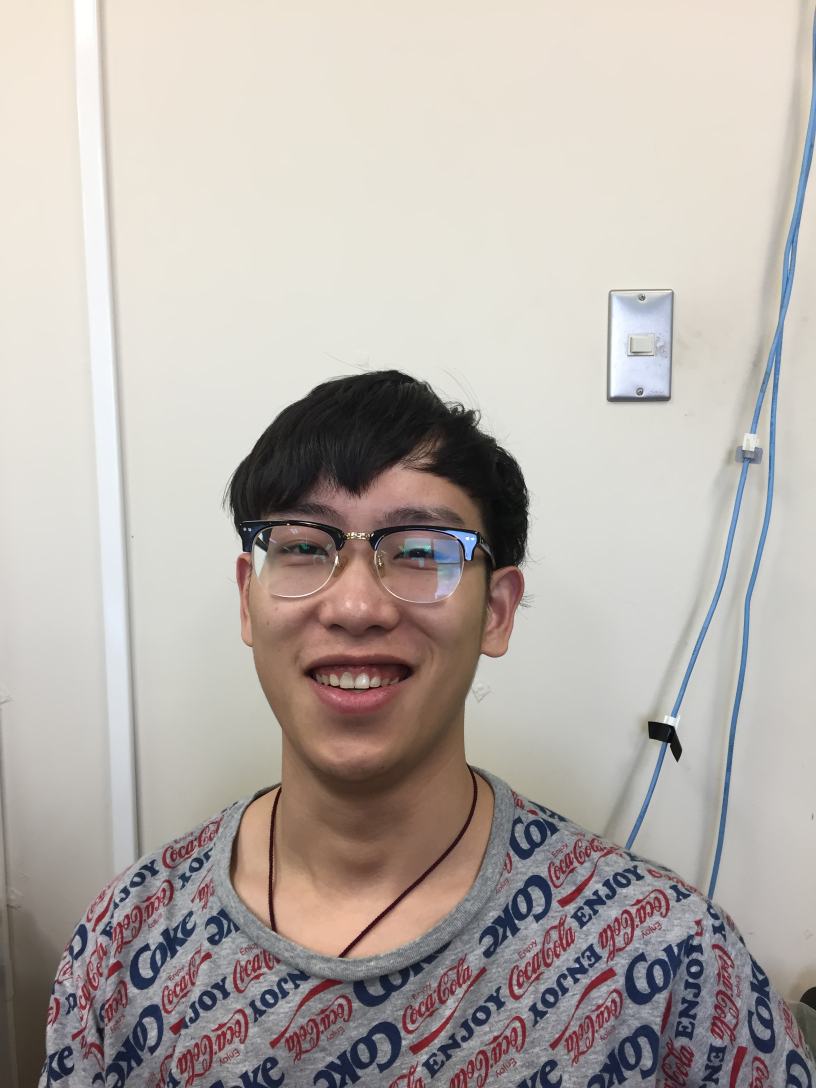
#> input picture test/files/pan_s.JPG, 2448 x 3264 px (shown at 1/3 size)
$ python evaluate.py   (Python 2 division)
#> lines starting #> are read from the running program, lines starting #| are printed output that depends on the picture
# -- coding: utf-8 --

import os
import numpy as np
import tensorflow as tf
import load_data
import model

import cv2

from PIL import Image
import matplotlib.pyplot as plt

IMG_W = 208
IMG_H = 208

def get_image(filelist):
    # random choose one image from file_list
    ind = np.random.randint(0, len(filelist))
    img_dir = filelist[ind]

    iii = cv2.imread(img_dir)
#> iii is the input picture: shape (3264, 2448, 3); mean B, G, R 170.6, 175.8, 183.2

    image = Image.open(img_dir)
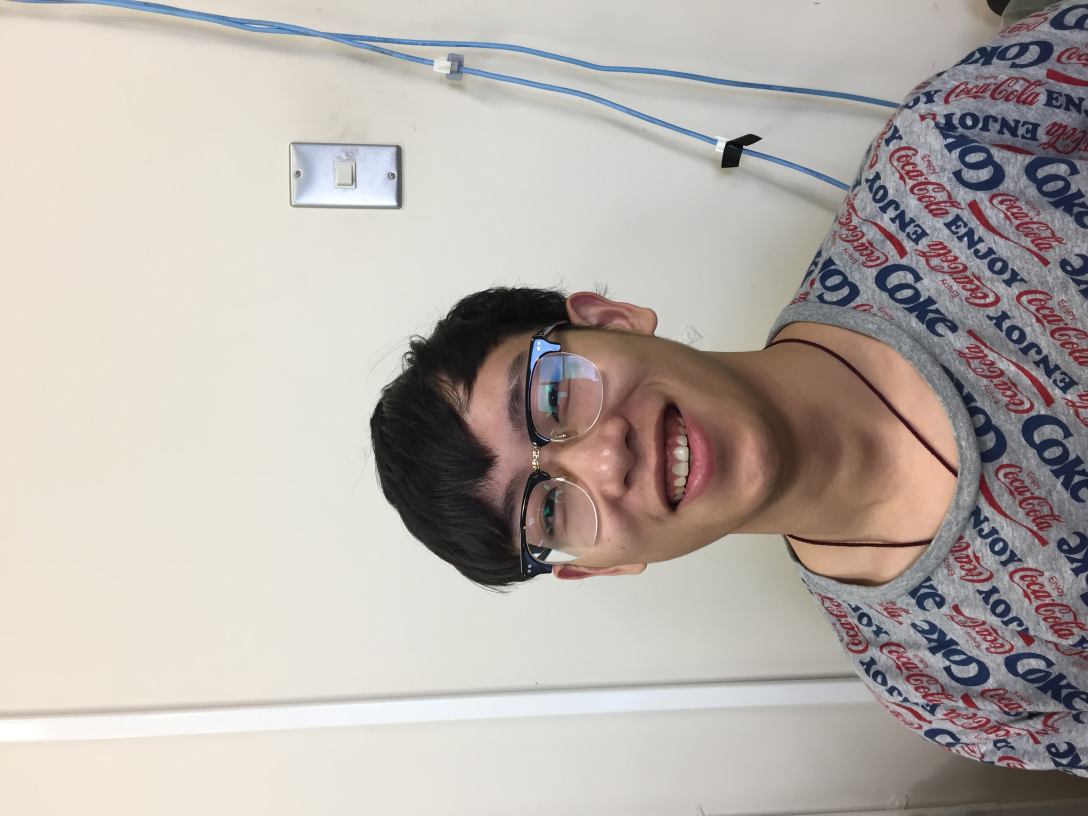
#> image: PIL image 3264x2448 RGB (shown at 1/3 size); mean R, G, B 183.2, 175.8, 170.6
    image = np.array(image)

    return iii

def evaluate_image(image_array):
    image_array = cv2.resize(image_array,(IMG_W,IMG_H))
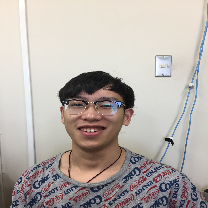
#> image_array: shape (208, 208, 3); mean of channels 0, 1, 2 170.6, 175.7, 183.2; drawn as B, G, R

#> (the run stopped early here; a loop or call above may not have finished)
